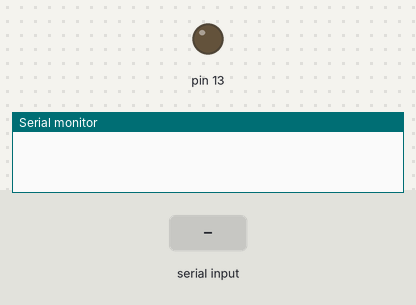
Recording of a sketch running on a simulated Arduino Uno, built with avr-gcc and run on an emulated ATmega328P. On the bench: output pins drawn as LEDs (lit = HIGH), the last lines printed to the serial monitor. Dashed ring = blinking. The inputs (shaded band) are chosen by the test bench.

Above: at 1.2 s.
1.3 s: byte 253 (253) received over Serial
At 1.95 s:
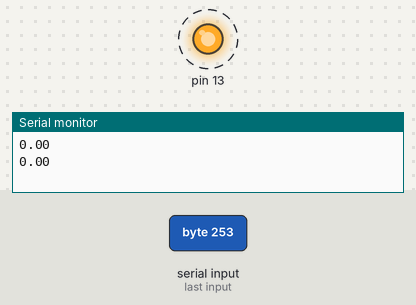
Timing chart, 0 to 10.3 s (numbered marks = the images above; inputs shaded):
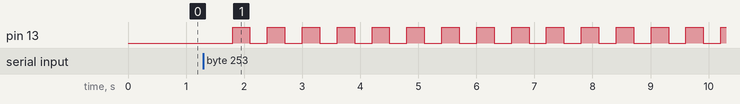

The sketch:

teste_pisca_led.ino
```cpp
/*
    Este é um codigo para o microcontrolador arduino que visa simular valores de entrada (força e deslocamento) nos pontos criticos que a norma NBR 9895
  descreve. Os valores são enviados por comunicão serial.
    A variavel Estado que é recebida por comunicação serial controla o ensaio por meio do byte 252 que indica que o ensaio esta em andamento qualquer outro
valor indica que o ensaio esta encerrado.
  */
int Estado;

void setup() {
  Serial.begin(256000);       //DEFINE INICIO E 'VELOCIDADE' DA COMUNICAÇÃO SERIAL
  pinMode(13,OUTPUT);
}
//(130987.00
//659.00)
void loop() {

  if (Serial.available() > 0) {                  //verifica se a dados sendo recebidos por meio da comunicação serial
    Estado = Serial.read();                     // se estiver recebendo os dados os atribui à variavel Estado
  }

  if (Estado==251){
    digitalWrite(13,1);
    Serial.println(0.00);          //força
    Serial.println(0.00);          //deslocamento
  }
  else if (Estado==254){
    digitalWrite(13,0);
    Serial.println(0.00);          //força
    Serial.println(0.00);          //deslocamento
  }else if (Estado==253){
    digitalWrite(13,0);
    delay(300);
    digitalWrite(13,1);
    Serial.println(0.00);          //força
    Serial.println(0.00);          //deslocamento
  }

  delay(300);


}
```

Measured:
- after the input at 1.3 s, pin 13: alternates HIGH for 0.30 s and LOW for 0.30 s, starting after 0.50 s
